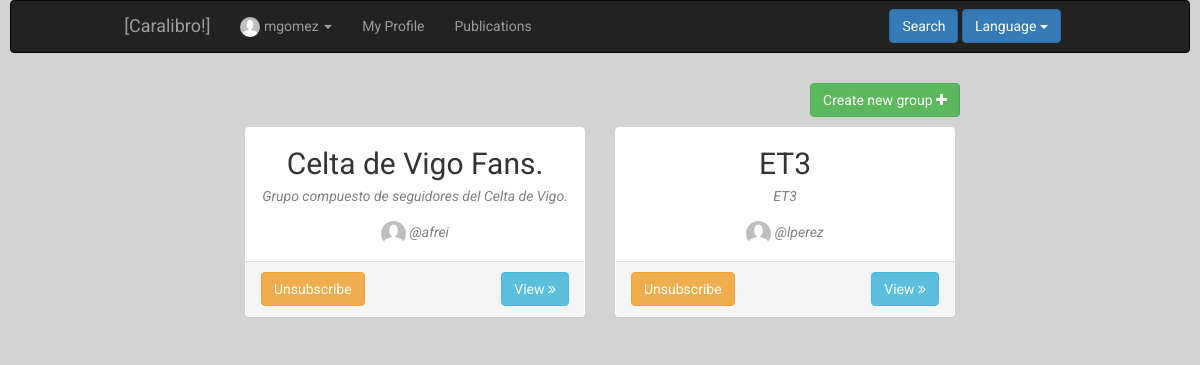
/index.php?controller=usergroup&action=showall&id=3 (signed in), run on an earlier commit of the app's database.
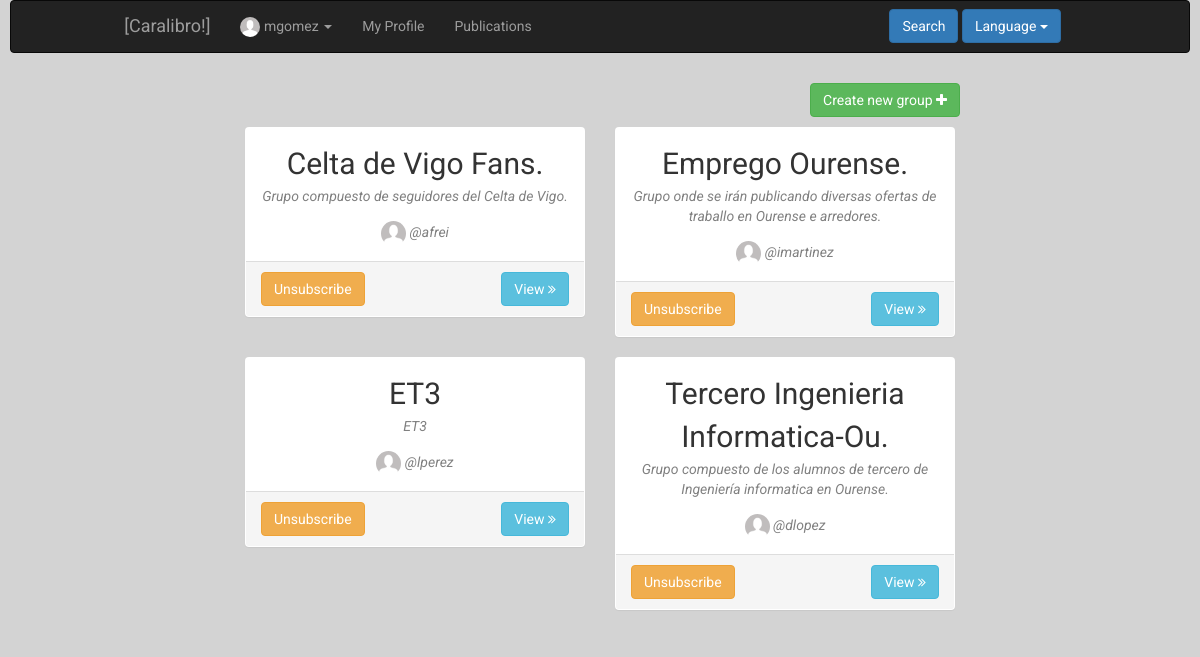
And on a later commit of the database.
### tables this page shows
CREATE TABLE IF NOT EXISTS `groupp` (
`id` int(11) NOT NULL,
  `name` varchar(255) NOT NULL,
  `description` text NOT NULL,
  `owner` int(11) NOT NULL,
  `private` tinyint(1) NOT NULL,
  `creationdate` date DEFAULT NULL,
  `status` tinyint(1) NOT NULL
);

CREATE TABLE IF NOT EXISTS `user` (
`id` int(11) NOT NULL,
  `name` varchar(50) NOT NULL,
  `surname` varchar(100) NOT NULL,
  `email` varchar(100) NOT NULL,
  `phone` int(9) NOT NULL,
  `user` varchar(50) NOT NULL,
  `password` varchar(255) NOT NULL,
  `birthday` date NOT NULL,
  `address` varchar(100) NOT NULL,
  `status` tinyint(1) NOT NULL,
  `photo` varchar(255) DEFAULT NULL,
  `type` tinyint(1) NOT NULL,
  `private` tinyint(1) NOT NULL
);

### core/ViewManager.php (called while the page is built, shortened)
<?php
class ViewManager {
    private $variables = array();
    public function setVariable($varname, $value, $flash=false) {
        $this->variables[$varname] = $value;
    }
    public function getVariable($varname, $default=NULL) {
        if (!isset($this->variables[$varname])) {
            return $default;
        }
        return $this->variables[$varname];
    }
    public function render($controller, $viewname) {
        include(__DIR__."/../Views/$controller/$viewname.php");
    }
    private static $viewmanager_singleton = NULL;
    public static function getInstance() {
        if (self::$viewmanager_singleton == null) {
            self::$viewmanager_singleton = new ViewManager();
        }
        return self::$viewmanager_singleton;
    }
}

### Controllers/USERGROUP_Controller.php (called while the page is built, shortened)
<?php
require_once(__DIR__ . "/../core/ViewManager.php");
require_once(__DIR__ . "/../core/I18n.php");
require_once(__DIR__ . "/../Models/Group.php");
require_once(__DIR__ . "/../Models/USERGROUP_Model.php");
require_once(__DIR__ . "/../Models/User.php");
require_once(__DIR__ . "/../Models/USER_Model.php");
class USERGROUP_Controller extends BaseController
{
    private $usergroupModel;
    private $userModel;
    public function __construct()
    {
        $this->usergroupModel = new USERGROUP_Model();
        $this->userModel = new USER_Model();
        $this->view->setLayout("base");
    }
    public function showall()
    {
        $userid = $_REQUEST["id"];
        $groups = $this->usergroupModel->showall($userid);
        $this->view->setVariable("groups", $groups);
        $requests = $this->usergroupModel->requests($userid);
        $this->view->setVariable("requests", $requests);
         $owners = array();
        foreach ($groups as $group) {
            $owners[$group->getOwner()] = $this->userModel->showcurrent($group->getOwner());
        }
        $this->view->setVariable("owners", $owners);
        $this->view->render("usergroup", "USERGROUP_SHOWALL_Vista");
    }
}

### index.php (called while the page is built, shortened)
<?php
function run() {
    try{
        $controller = loadController($_GET["controller"]);
        $actionName = $_GET["action"];
        $controller->$actionName();
    } catch (Exception $ex) {
        die($ex->getMessage());
    }
}
function loadController($controllerName) {
    return new $controllerClassName();
}
run();
?>

### Models/Group.php (called while the page is built, shortened)
<?php
class Group
{
    private $id;
    private $name;
    private $description;
    private $owner;
    public function __construct($id = NULL, $name = NULL, $description = NULL, $owner = NULL, $private = NULL, $creationdate = NULL, $status = NULL)
    {
        $this->id           = $id;
        $this->name         = $name;
        $this->description  = $description;
        $this->owner        = $owner;
    }
    public function getID()
    {
        return $this->id;
    }
    public function getName()
    {
        return $this->name;
    }
    public function getDescription()
    {
        return $this->description;
    }
    public function getOwner()
    {
        return $this->owner;
    }
}
?>

### Models/USERGROUP_Model.php (called while the page is built, shortened)
<?php
require_once(__DIR__ . "/../core/PDOConnection.php");
require_once(__DIR__ . "/../Models/Group.php");
class USERGROUP_Model
{
    private $db;
    public function __construct()
    {
        $this->db = PDOConnection::getInstance();
    }
    public function showall($currentuserid, $add = 1)
    {
        $groups = array();
        $sql = $this->db->prepare("
            SELECT distinct g.id as id,g.name as name,g.description as description ,g.owner as owner,g.private as private,g.creationdate as creationdate,g.status as status
            FROM groupp as g
            INNER JOIN usergroup as ug
            ON g.id=ug.groupid
            WHERE (ug.member=? AND ug.status=?) OR  (ug.secondarymember=? AND ug.status=?)
             ORDER BY g.name");
        $sql->execute(array(
            $currentuserid,
            $add,
            $currentuserid,
            $add
        ));
        $groups_db = $sql->fetchAll(PDO::FETCH_ASSOC);
        foreach ($groups_db as $group) {
            array_push($groups, new Group($group["id"], $group["name"], $group["description"], $group["owner"], $group["private"], $group["creationdate"], $group["status"]));
        }
        return $groups;
    }
    public function requests($currentuserid)
    {
        $groups = array();
        return $groups;
    }
}

### core/PDOConnection.php (called while the page is built)
<?php
class PDOConnection {
    private static $dbhost = "127.0.0.1";
    private static $dbname = "ET3Grupo1";
    private static $dbuser = "ET3Grupo1";
    private static $dbpass = "ET3Grupo1";
    private static $db_singleton = null;
    public static function getInstance() {
        if (self::$db_singleton == null) {
            self::$db_singleton = new PDO(
                "mysql:host=".self::$dbhost.";dbname=".self::$dbname.";charset=utf8",
                self::$dbuser,
                self::$dbpass,
                array(
                    PDO::ATTR_EMULATE_PREPARES => false,
                    PDO::ATTR_ERRMODE => PDO::ERRMODE_EXCEPTION
                )
            );
        }
        return self::$db_singleton;
    }
}
?>

### Models/User.php (called while the page is built, shortened)
<?php
class User {
    private $id;
    private $user;
    private $photo;
    public function __construct($id=NULL, $user=NULL, $name=NULL, $surname=NULL, $email=NULL, $phone=NULL,
                                $birthday=NULL, $address=NULL, $status=1, $photo=NULL, $type=0,
                                $private=0, $password=NULL)
    {
     $this->id = $id;
     $this->user = $user;
     $this->photo = $photo;
    }
    public function getID() {
        return $this->id;
    }
    public function setID($id) {
        $this->id = $id;
    }
    public function getUser() {
        return $this->user;
    }
    public function getPhoto() {
        return $this->photo;
    }
}

### Models/USER_Model.php (called while the page is built, shortened)
<?php
require_once(__DIR__."/../core/PDOConnection.php");
class USER_Model {
    private $db;
    public function __construct()
    {
        $this->db = PDOConnection::getInstance();
    }
    public function showcurrent($userID)
    {
        $sql = $this->db->prepare("SELECT * FROM user WHERE id=?");
        $sql->execute(array($userID));
        $user = $sql->fetch(PDO::FETCH_ASSOC);
        if($user != NULL) {
            return new User($user["id"], $user["user"], $user["name"], $user["surname"], $user["email"],
                                        $user["phone"], $user["birthday"], $user["address"], $user["status"],
                                        $user["photo"], $user["type"], $user["private"]);
        } else {
            return NULL;
        }
    }
}

### core/I18n.php (called while the page is built, shortened)
<?php
class I18n {
  private $messages;
  public function setLanguage($language) {
    $this->messages = $i18n_messages;
  }
  public function i18n($key) {
    if (isset($this->messages[$key])){
      return $this->messages[$key];
    }else{
      return $key;
    }
  }
  private static $i18n_singleton = null;
  public static function getInstance() {
    if (self::$i18n_singleton == NULL) {
      self::$i18n_singleton = new I18n();
    }
    return self::$i18n_singleton;
  }
}
function i18n($key) {
  return I18n::getInstance()->i18n($key);
}

### Views/usergroup/USERGROUP_SHOWALL_Vista.php (the view, shortened to what the changed rows need)
<?php
require_once(__DIR__."/../../core/ViewManager.php");
require_once(__DIR__."/../../Models/USER_Model.php");
$view = ViewManager::getInstance();
$currentuserid = $view->getVariable("currentuserid");
$groups = $view->getVariable("groups");
$owners = $view->getVariable("owners");
?>
	<div class="container-fluid">
		<div class="row">
			<?php foreach ($groups as $group): ?>
				<div class="col-md-6">
					<div class="panel">
						<div class="panel-body">
							<div class="row text-center">
								<font class="pfname"><?=$group->getName() ?></font>
							</div>
							<div class="row text-center" style="padding-left: 5px: padding-right: 5px">
								<font class="user"><?=$group->getDescription() ?></font>
							</div>
							<div class="row" style="margin-top: 15px">
								<div class=" text-center">
									<?php $owner = $owners[$group->getOwner()]?>
									<a href="index.php?controller=user&action=showcurrent&id=<?=$owner->getID() ?>">
						 				<?php if ($owner->getPhoto() != NULL): ?>
						 					<img class="img-circle smallPhoto" src="media/profileImages/<?=$owner->getPhoto() ?>" alt="">
						 				<?php else: ?>
						 					<img class="img-circle smallPhoto" src="media/profileImages/default.png" alt="">
						 				<?php endif ?>
					 				</a>
					 				<font class="user">  @<?=$owner->getUser() ?></font>
								</div>
							</div>
						</div>
						<div class="panel-footer">
							<div class="row">
							<?php if ($owner->getID() == $currentuserid): ?>
								<div class="col-md-6">
					 				<a href="index.php?controller=group&action=delete&id=<?= $group->getID()  ?>">
					 					<button class="btn btn-danger btn-md"><i class="fa fa-trash-o"></i> <?= i18n("Delete") ?></button>
					 				</a>
					 				<a href="index.php?controller=group&action=edit&id=<?=$group->getID() ?>">
							<button class="btn btn-warning">
								<i class="fa fa-edit"></i>
								<?= i18n("Edit") ?>
							</button>
						</a>
					 			</div>
					 		<?php else: ?>
					 			<div class="col-md-6">
									<form action="index.php?controller=usergroup&action=delete" method="post">
					 					<button type="submit" name="id" value="<?=$group->getID() ?>"	 class="btn btn-warning" btn-md><?= i18n("Unsubscribe") ?></button>
					 				</form>						 			</div>
				 			<?php endif ?>
								<div class="col-md-6">
									<a href="index.php?controller=group&action=showcurrent&id=<?=$group->getID() ?>">
										<button class="btn btn-info btn-md pull-right">
											<?= i18n("View") ?>
											<i class="fa fa-angle-double-right"></i>
										</button>
									</a>
								</div>
							</div>
						</div>
					</div>
				</div>
			<?php endforeach ?>
		</div>
	</div>

What changed in the data, as far as the page shows it:
added groupp: name "Emprego Ourense.", description "Grupo onde se irán publicando diversas ofertas de traballo en Ourense e arredores.", owner.user "imartinez", $group->getID() 4 (drawn)
added groupp: name "Tercero Ingenieria Informatica-Ou.", description "Grupo compuesto de los alumnos de tercero de Ingeniería informatica en Ourense.", owner.user "dlopez", $group->getID() 6 (drawn)
